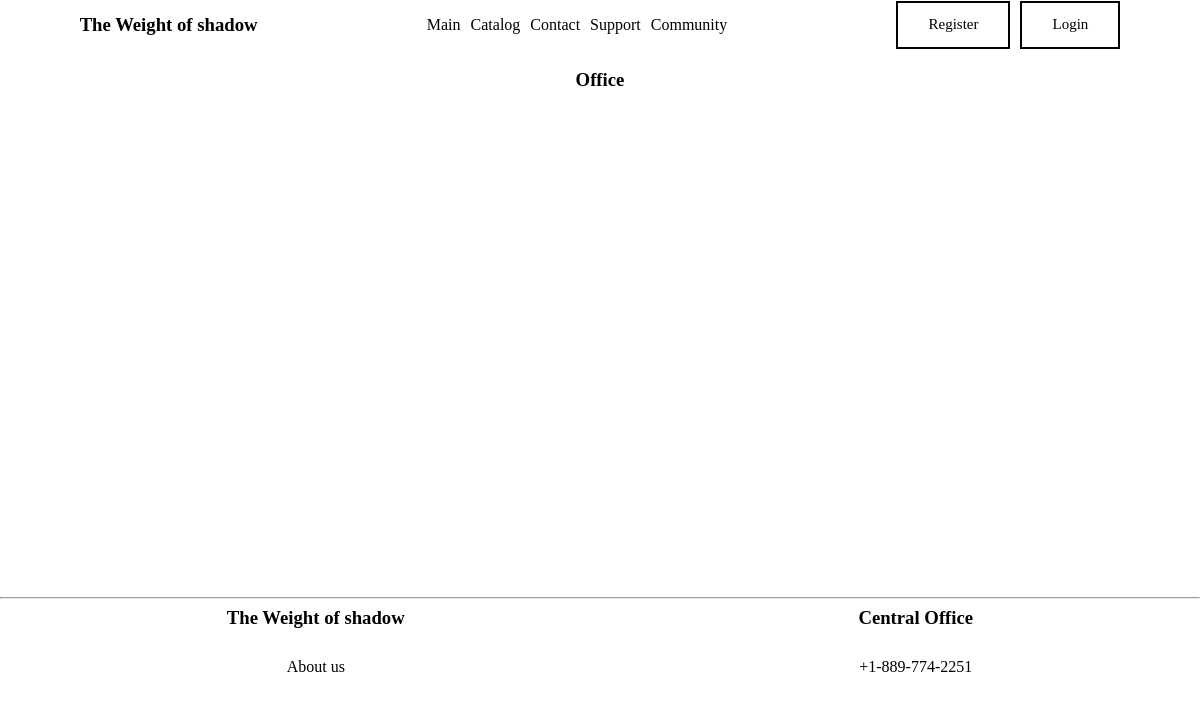
Page /contact/office/ on the earlier database version.
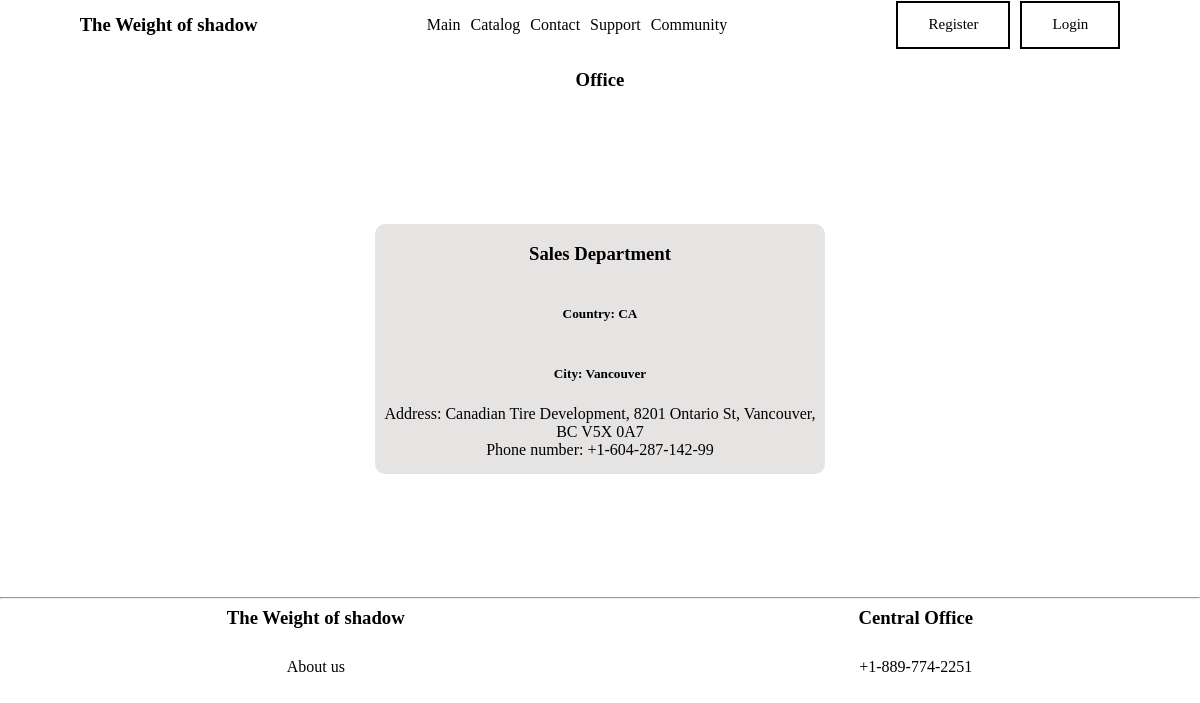
Same page on the later database version.
### contact/models.py (models this page shows, shortened)
class office(models.Model):
    country = [
        ("CA","CA"),
        ("USA","USA")
    ]
    name = models.CharField(max_length=100, default='')
    type = models.CharField(max_length=3, choices=country, default='CA')  # Добавил max_length=3
    city = models.CharField(max_length=100, default='')
    address = models.CharField(max_length=200)
    phone_number = models.CharField(max_length=20)

### contact/views.py (the view)
# urls.py: path('office/', views.FunctionOffice, name='office'),
def FunctionOffice(request):
    list_office = office.objects.all()
    return render(request, 'contact/office.html', {'list_office': list_office})

### contact/templates/contact/office.html (shortened to what this page needs)
{% extends 'myapp/layout.html' %}
{% load static %}
{% block style_css %}
<link rel="stylesheet" href="{% static 'contact/css/contact.css' %}" />
{% endblock %}
{% block content %}
<h3>Office</h3>
<div class="main_keys">
{% for el in list_office %}
<div class="keys">
    <h3>{{el.name}}</h3>
   <h5>Country: {{el.type}}</h5>
   <h5>City: {{el.city}}</h5>
   <p>Address: {{el.address}}</p>
   <p>Phone number: {{el.phone_number}}</p>
</div>
{% endfor %}
</div>
{% endblock %}

### myapp/templates/myapp/layout.html (shortened to what this page needs)
{% load static %}
<!DOCTYPE html>
<html lang="en">
<head>
    <link rel="stylesheet" href="{% static 'myapp/css/layout.css' %}">
    {% block style_css %}{% endblock %}
</head>
<body>
    <header>
        <div class="start">
             <h3>The Weight of shadow</h3>
        </div>
        <div class="center">
            <div><a href="{% url 'main' %}">Main</a></div>
        <div><a href=''>Catalog</a></div>
        <div><a href="{% url 'contact' %}">Contact</a></div>
        <div><a href="{% url 'form' %}">Support</a></div>
        <div><a href="">Community</a></div>
        </div>
        <div class="end">
            <button class="header-button">Register</button>
            <button class="header-button">Login</button>
        </div>
    </header>
    {% block content %}
    {% endblock %}
    <hr>
    <footer>
        <div class="column">
            <h3>The Weight of shadow</h3>
            <a href="{% url 'about' %}">About us</a>
        </div>
        <div class="column">
            <h3>Central Office</h3>
            <p>+1-889-774-2251</p>
        </div>
    </footer>
</body>
</html>

### static/myapp/css/layout.css (style rules this page uses)
body { margin: 0; padding: 0; }
header { display: flex; justify-content: space-around; align-items: center; height: 50px; gap: 10px; background-color: white; }
.center { display: flex; gap: 10px; }
.start { display: flex; }
.end { display: flex; gap: 10px; }
.header-button { font-family: algerian; font-size: 15px; color: black; margin: 0; padding: 12px 30px; background: white; border: 2px solid black; cursor: pointer; text-decoration: none; display: inline-block; transition: all 0.3s ease; line-height: 1.3; }
a { font-family: algerian; text-decoration: none; color: black; margin: 0; padding: 0; }
p { font-family: algerian; color: black; margin: 0; padding: 0; }
h3 { font-family: algerian; color: black; }
footer { display: flex; justify-content: space-around; height: 50px; background-color: white; }
.column { display: flex; justify-content: center; align-items: center; flex-direction: column; gap: 10px; }

### contact/static/contact/css/contact.css (style rules this page uses)
h3 { text-align: center; }
h5 { font-family: algerian; color: black; }
.main_keys { min-height: 60vh; display: flex; flex-wrap: wrap; justify-content: center; align-items: center; gap: 20px; }
.keys { display: flex; width: 450px; height: 250px; flex-direction: column; background-color: rgb(230, 227, 227); border-radius: 10px; text-align: center; }

Differences in the rows shown:
added office: name "Sales Department", type "CA", city "Vancouver", address "Canadian Tire Development, 8201 Ontario St, Vancouver, BC V5X 0A7", phone_number "+1-604-287-142-99"
